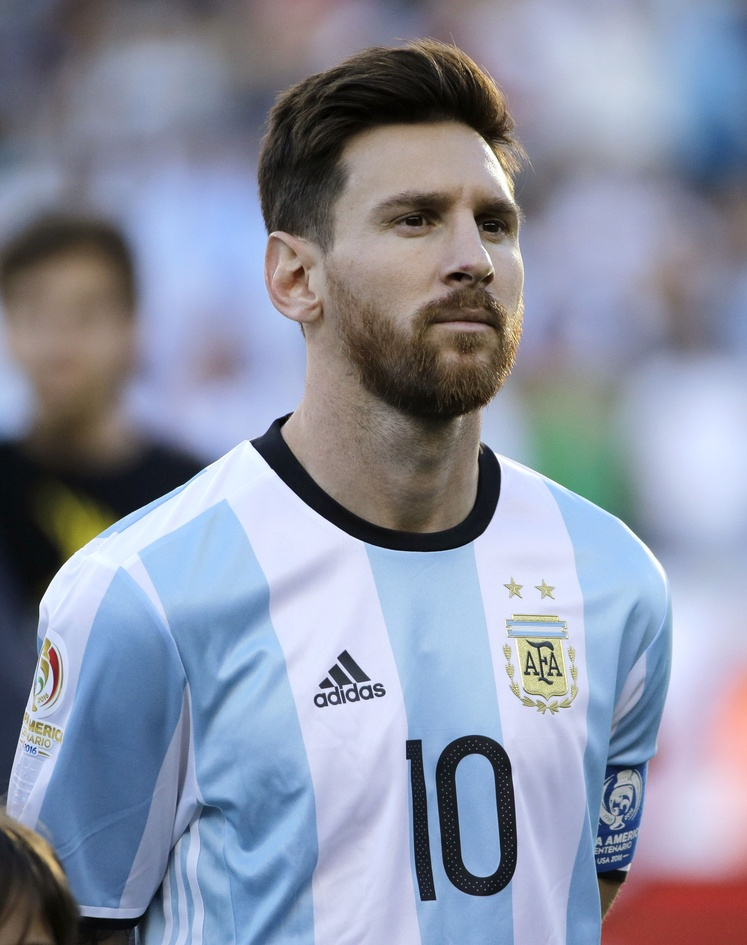
#> input picture 66465125902f0b331e4b1d60397b40b7.jpg, 747 x 945 px, shrunk from 2667 x 3376 before the run
$ jupyter execute FaceDetection.ipynb   (shell and % lines are left out)
#> lines starting #> are read from the running program, lines starting #| are printed output that depends on the picture; after the words box and inside, x2 and y2 are one past the last pixel; in counts of white or black regions, pixels touching at a corner belong together
[cell 1]
import cv2 #opencv itself
import numpy as np # matrix manipulations

#the following are to do with this interactive notebook code
from matplotlib import pyplot as plt # this lets you draw inline pictures in the notebooks
import pylab # this allows you to control figure size
pylab.rcParams['figure.figsize'] = (10.0, 8.0) # this controls figure size in the notebook
# Load the test image and create a greyscale copy of it to be used in the classifiers

# Download the test image and utils files

base_image = cv2.imread('66465125902f0b331e4b1d60397b40b7.jpg')
#> base_image is the input picture: shape (945, 747, 3); mean B, G, R 161.4, 143.5, 137.5
grey = cv2.cvtColor(base_image, cv2.COLOR_BGR2GRAY)
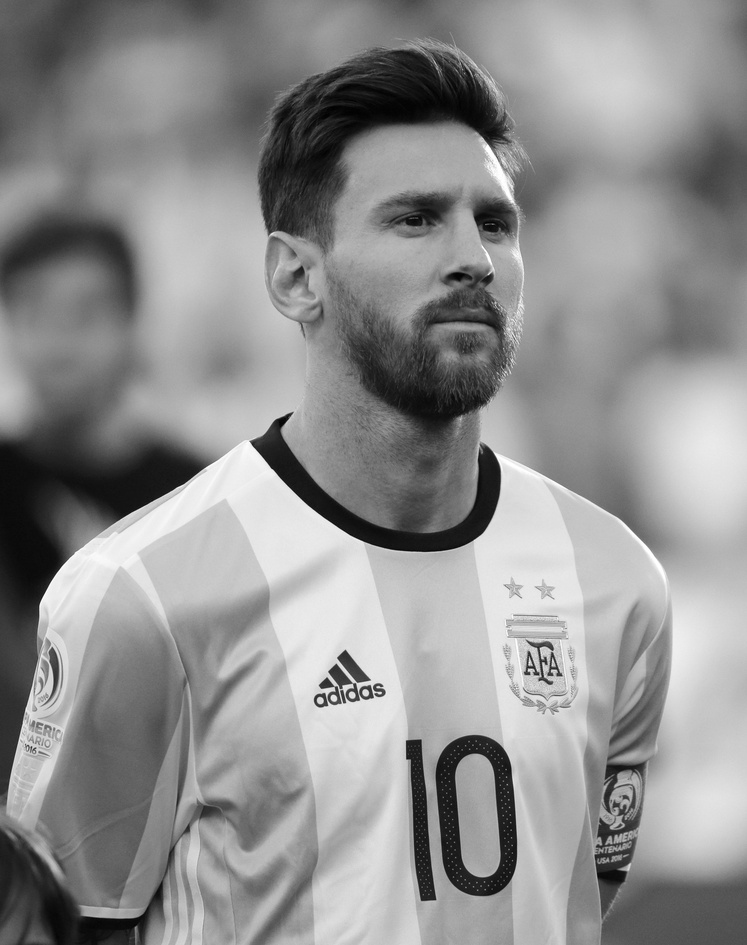
#> grey: shape (945, 747); min 0, max 255, mean 143.8
plt.imshow(cv2.cvtColor(base_image, cv2.COLOR_BGR2RGB))

# this is a pre-trained face cascade
test_image = cv2.imread('66465125902f0b331e4b1d60397b40b7.jpg')
face_cascade = cv2.CascadeClassifier('haarcascade_frontalface_default.xml')
faces = face_cascade.detectMultiScale(grey, 1.3, 5)
#> faces = [[337, 129, 240, 240]]
for (x,y,w,h) in faces:
     cv2.rectangle(test_image,(x,y),(x+w,y+h),(255,0,0),2)
#> this loop made 1 pass
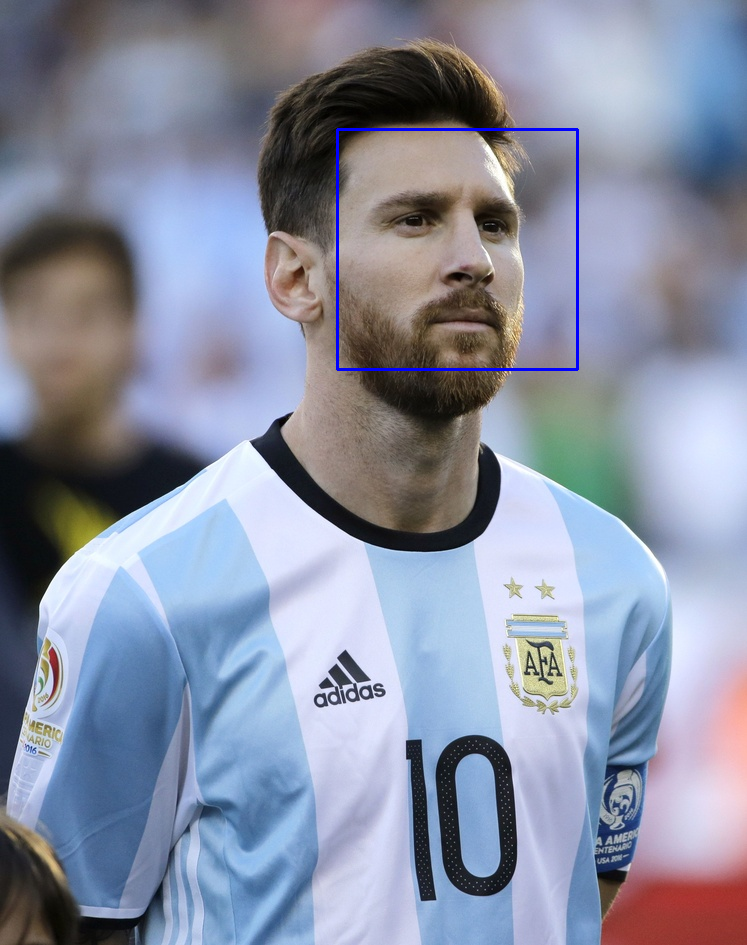
#> test_image: shape (945, 747, 3); 0.41% of pixels changed, all inside (x1, y1, x2, y2) = (336, 128, 579, 371)
plt.imshow(cv2.cvtColor(test_image, cv2.COLOR_BGR2RGB))
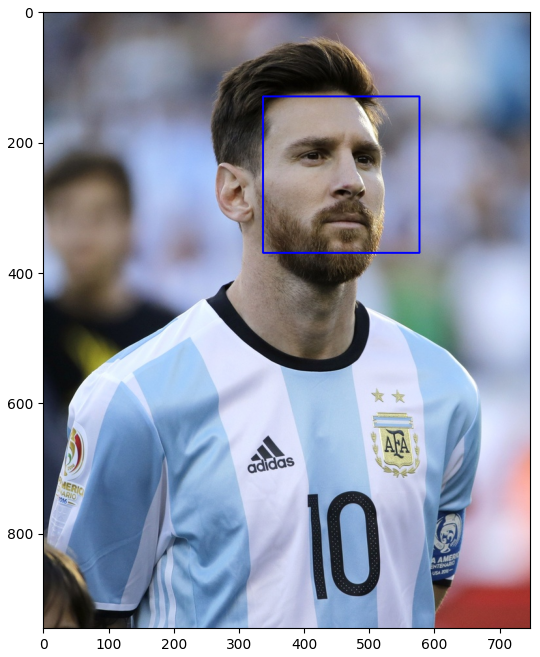
#> figure drawn by matplotlib, 1 panel

$ run again, with Barca.jpg copied over 66465125902f0b331e4b1d60397b40b7.jpg
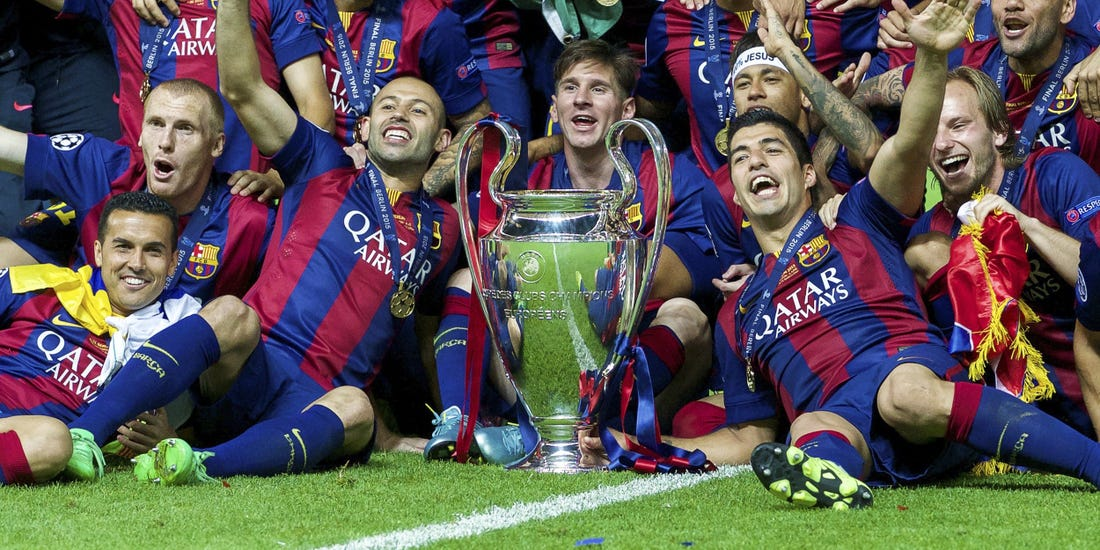
#> input picture Barca.jpg, 1100 x 550 px
#> base_image is the input picture: shape (550, 1100, 3); mean B, G, R 84.6, 86.2, 92.1
#> `grey = cv2.cvtColor(base_image, cv2.COLOR_BGR2GRAY)`:
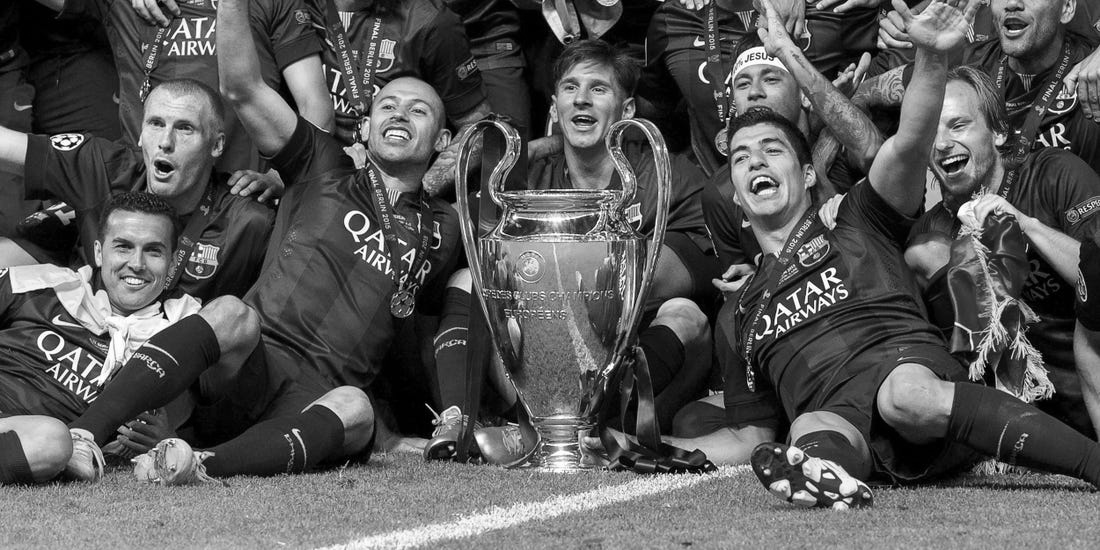
#> grey: shape (550, 1100); min 0, max 255, mean 87.8
#> faces = [[545, 57, 76, 76], [127, 92, 87, 87], [718, 119, 79, 79], [92, 214, 89, 89], [356, 72, 89, 89]]
#> the loop `for (x,y,w,h) in faces:` made 5 passes
#> `[cell 1] import cv2 #opencv itself import numpy as np # matrix manipul..`:
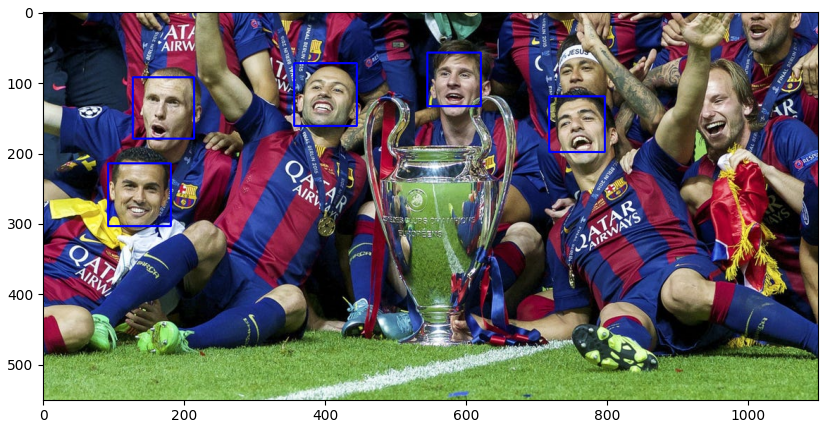
#> figure drawn by matplotlib, 1 panel
